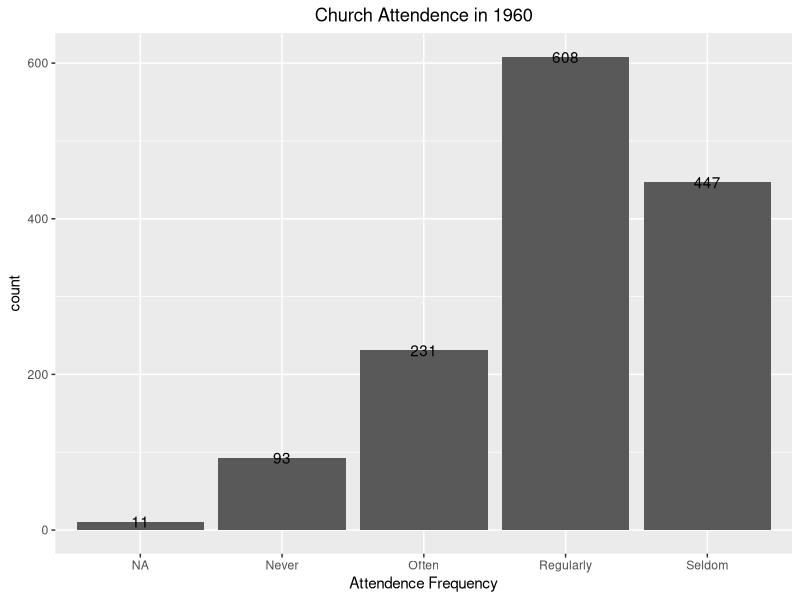
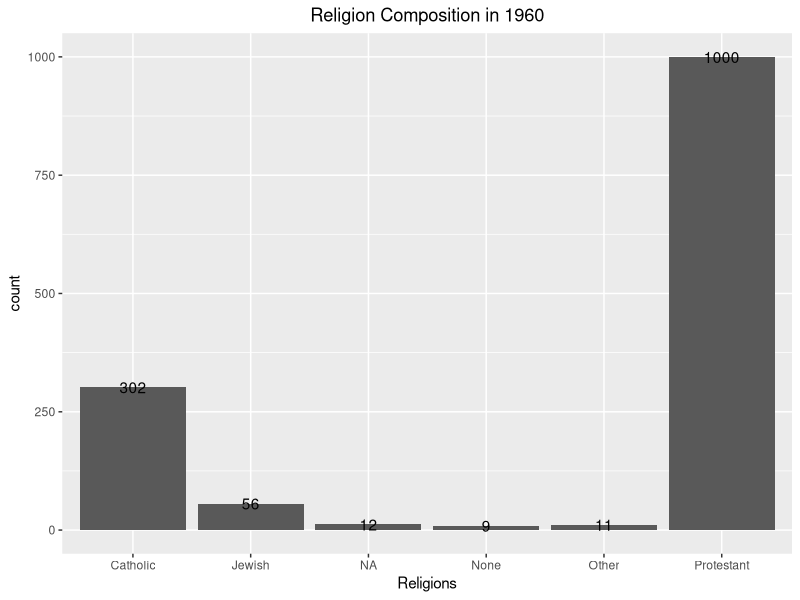
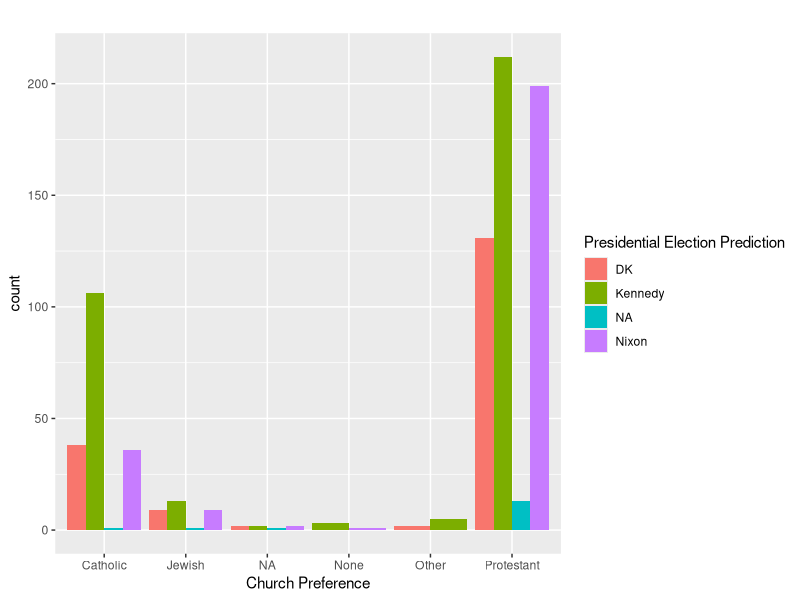
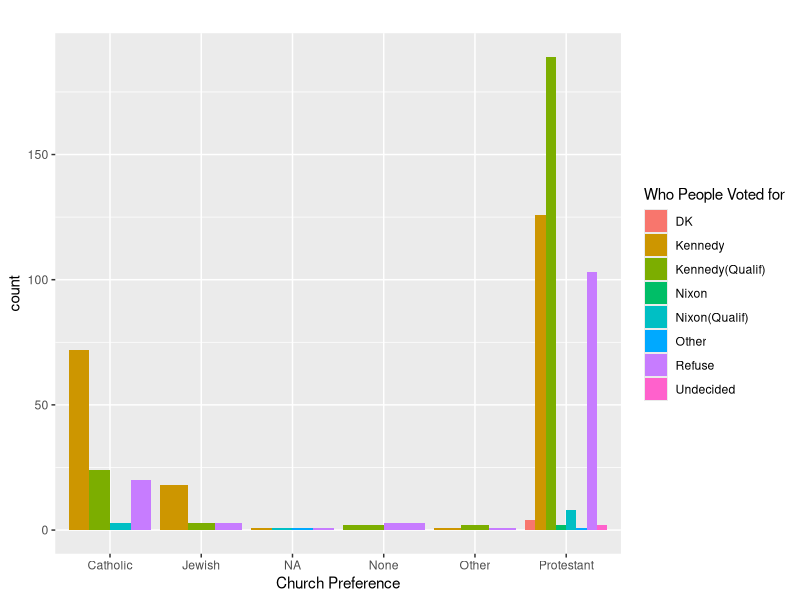
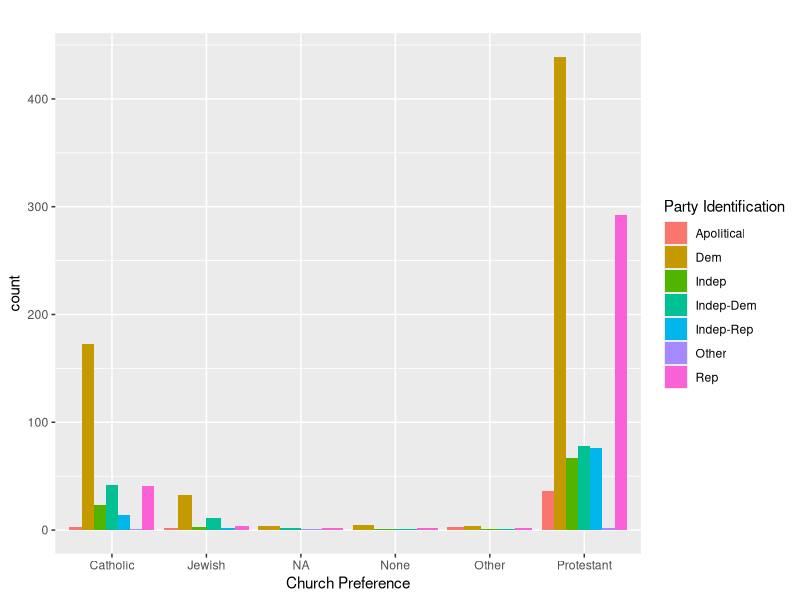

Recreate these plots in R, in order.
## ---- chunk 1
packages.used=as.list(
  c(
  "tidyverse",
  "haven",
  "devtools",
  "RColorBrewer",
  "data.table",
  "ggplot2",
  "magrittr")
)

check.pkg = function(x){
  if(!require(x, character.only=T)) install.packages(x, 
                                                     character.only=T,
                                                     dependence=T)
}

lapply(packages.used, check.pkg)
## ---- chunk 2
anes_dat <- read_dta("../data/NES60MIN.dta")
## ---- chunk 3
anes_dat[which(is.na(anes_dat)==T),] 
## ---- chunk 4
num_resp <- nrow(anes_dat)
num_var <- ncol(anes_dat)
num_resp
num_var
## ---- chunk 5
names <- matrix(0, 1, dim(anes_dat)[2])
for (i in 1:dim(anes_dat)[2]){
  names[i] <- attr(anes_dat[[i]], 'label')
  colnames(anes_dat)[i] <- names[i]
}
## ---- chunk 6
church_atten <- anes_dat$`60MIN:R GO TO CHURCH REGULARLY?`
church_atten[which(church_atten==1)] <- 'Regularly'
church_atten[which(church_atten==2)] <- 'Often'
church_atten[which(church_atten==3)] <- 'Seldom'
church_atten[which(church_atten==4)] <- 'Never'
church_atten[which(church_atten==9)] <- 'NA'

ggplot(anes_dat, aes(as.factor(church_atten))) +
  geom_bar() +
  geom_text(aes(label = ..count..), stat = 'count') +
  labs(title = 'Church Attendence in 1960', x = 'Attendence Frequency') +
  theme(plot.title = element_text(hjust = 0.5))
## ---- chunk 7
church_pref <- anes_dat$`60MIN:CHURCH PREFERENCE`
church_pref[which(church_pref==0)] <- 'None'
church_pref[which(church_pref==1)] <- 'Protestant'
church_pref[which(church_pref==2)] <- 'Catholic'
church_pref[which(church_pref==3)] <- 'Jewish'
church_pref[which(church_pref==4)] <- 'Other'
church_pref[which(church_pref==9)] <- 'NA'

ggplot(anes_dat, aes(as.factor(church_pref))) +
  geom_bar() +
  geom_text(aes(label = ..count..), stat = 'count') +
  labs(title = 'Religion Composition in 1960', x = 'Religions') +
  theme(plot.title = element_text(hjust = 0.5))
## ---- chunk 8
df1 <- anes_dat[-which(anes_dat$`60MIN:PRESIDENTIAL ELECTION PREDICTION`==0), ]
pres_pred <- df1$`60MIN:PRESIDENTIAL ELECTION PREDICTION`
pres_pred[which(pres_pred==1)] <- 'Nixon'
pres_pred[which(pres_pred==2)] <- 'Kennedy'
pres_pred[which(pres_pred==8)] <- 'DK'
pres_pred[which(pres_pred==9)] <- 'NA'

church_pref <- df1$`60MIN:CHURCH PREFERENCE`
church_pref[which(church_pref==0)] <- 'None'
church_pref[which(church_pref==1)] <- 'Protestant'
church_pref[which(church_pref==2)] <- 'Catholic'
church_pref[which(church_pref==3)] <- 'Jewish'
church_pref[which(church_pref==4)] <- 'Other'
church_pref[which(church_pref==9)] <- 'NA'

ggplot(df1, aes(as.factor(church_pref), 
                     fill = as.factor(pres_pred))) +
  geom_bar(position = 'dodge') +
  labs(title = '', x = 'Church Preference', fill = 'Presidential Election Prediction') +
  theme(plot.title = element_text(hjust = 0.5))
## ---- chunk 9
df2 <- anes_dat[-which(anes_dat$`60MIN:(POST-ELEC) HOW R VOTED FOR PRES`==0 | anes_dat$`60MIN:(POST-ELEC) HOW R VOTED FOR PRES`==9),]
pres_vote <- df2$`60MIN:(POST-ELEC) HOW R VOTED FOR PRES`
pres_vote[which(pres_vote==1)] <- 'Kennedy'
pres_vote[which(pres_vote==2)] <- 'Kennedy(Qualif)'
pres_vote[which(pres_vote==3)] <- 'Undecided'
pres_vote[which(pres_vote==4)] <- 'Nixon(Qualif)'
pres_vote[which(pres_vote==5)] <- 'Nixon'
pres_vote[which(pres_vote==6)] <- 'Other'
pres_vote[which(pres_vote==7)] <- 'Refuse'
pres_vote[which(pres_vote==8)] <- 'DK'

church_pref <- df2$`60MIN:CHURCH PREFERENCE`
church_pref[which(church_pref==0)] <- 'None'
church_pref[which(church_pref==1)] <- 'Protestant'
church_pref[which(church_pref==2)] <- 'Catholic'
church_pref[which(church_pref==3)] <- 'Jewish'
church_pref[which(church_pref==4)] <- 'Other'
church_pref[which(church_pref==9)] <- 'NA'

ggplot(df2, aes(as.factor(church_pref), 
                     fill = as.factor(pres_vote))) +
  geom_bar(position = 'dodge') +
  labs(title = '', x = 'Church Preference', fill = 'Who People Voted for')
## ---- chunk 10
df3 <- anes_dat[-which(anes_dat$`60MIN:PARTY IDENTIFICATION`==9),]
party_id <- df3$`60MIN:PARTY IDENTIFICATION`
party_id[which(party_id==1)] <- 'Dem'
party_id[which(party_id==2)] <- 'Indep-Dem'
party_id[which(party_id==3)] <- 'Indep'
party_id[which(party_id==4)] <- 'Indep-Rep'
party_id[which(party_id==5)] <- 'Rep'
party_id[which(party_id==7)] <- 'Other'
party_id[which(party_id==8)] <- 'Apolitical'

church_pref <- df3$`60MIN:CHURCH PREFERENCE`
church_pref[which(church_pref==0)] <- 'None'
church_pref[which(church_pref==1)] <- 'Protestant'
church_pref[which(church_pref==2)] <- 'Catholic'
church_pref[which(church_pref==3)] <- 'Jewish'
church_pref[which(church_pref==4)] <- 'Other'
church_pref[which(church_pref==9)] <- 'NA'

ggplot(df3, aes(as.factor(church_pref), 
                     fill = as.factor(party_id))) +
  geom_bar(position = 'dodge') +
  labs(title = '', x = 'Church Preference', fill = 'Party Identification')
